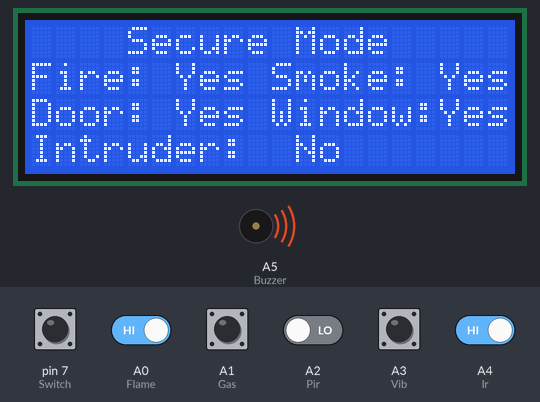
A sketch run on a simulated Arduino Uno, built with avr-gcc and run on an emulated ATmega328P. Parts: 20×4 character LCD, buzzer (waves = sounding, pin HIGH). The inputs (shaded band) are chosen by the test bench; at power-on: A0 (Flame), A1 (Gas), A3 (Vib), A4 (Ir), pin 7 (Switch) HIGH, A2 (Pir) LOW.

Above: at 2.2 s.
2.3 s: pin 7 (Switch) pulled LOW for 0.15 s
At 2.38 s:
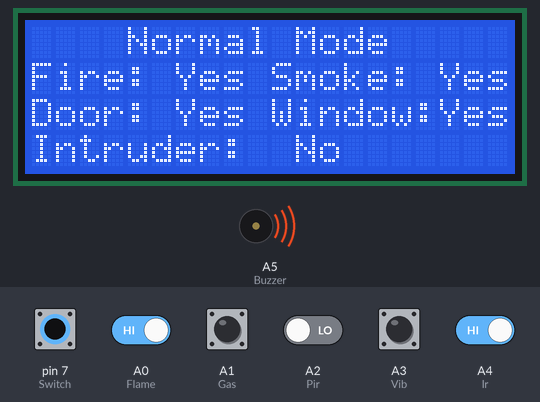
3.9 s: A0 (Flame) driven LOW
At 5.1 s:
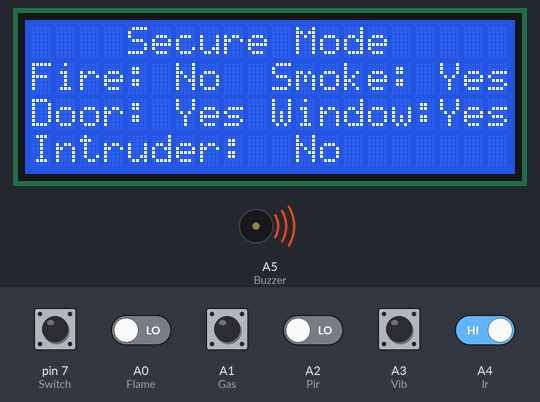
5.4 s: A1 (Gas) pulled LOW for 0.15 s
At 5.48 s:
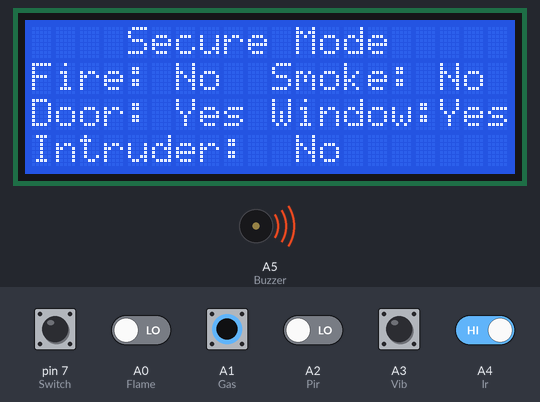
7.0 s: A2 (Pir) driven HIGH
At 7.6 s:
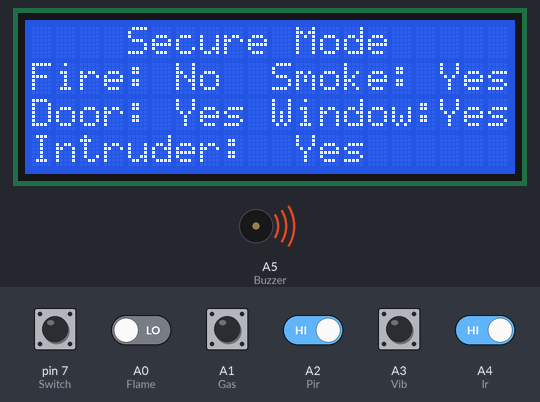
8.5 s: A3 (Vib) pulled LOW for 0.15 s
At 8.58 s:
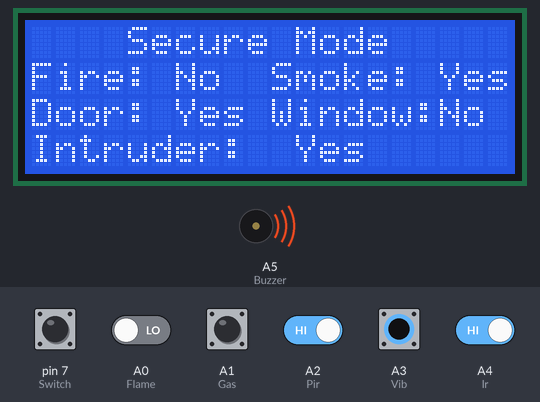
10.1 s: A4 (Ir) driven LOW
At 11.1 s:
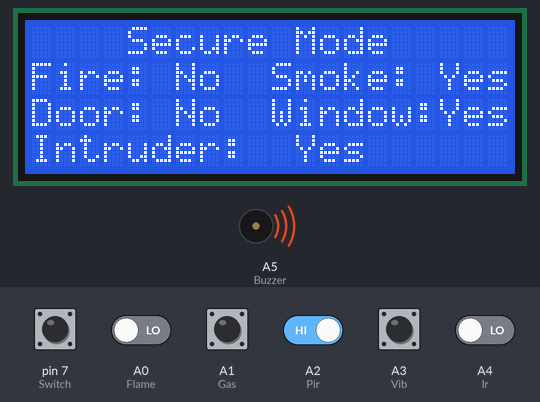
Timing chart, 0 to 12.6 s (numbered marks = the images above; inputs shaded):
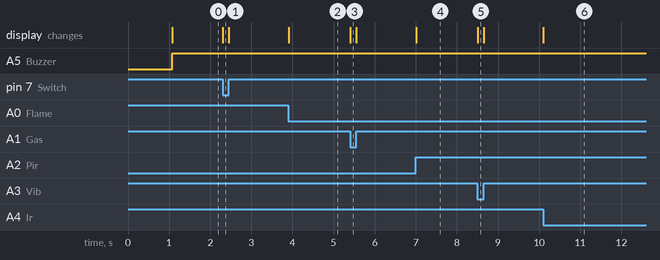

Measured:
- after the input at 2.3 s, the display: changes at once (image 1)
- after the input at 3.9 s, the display: changes at once (image 2)
- after the input at 5.4 s, the display: changes at once (image 3)
- after the input at 7.0 s, the display: changes at once (image 4)
- after the input at 8.5 s, the display: changes at once (image 5)
- after the input at 10.1 s, the display: changes at once (image 6)

The sketch:

ArduinoCode.ino
```cpp
#include <LiquidCrystal.h>

const int rs = 12, en = 11, d4 = 5, d5 = 4, d6 = 3, d7 = 2;
LiquidCrystal lcd(rs, en, d4, d5, d6, d7);

#define Flame A0
#define Gas A1
#define Pir A2
#define Vib A3
#define Ir A4
#define Buzzer A5
#define Switch 7
boolean Fire, Smoke, Intruder, Window, Door;
boolean Mode = false;

void setup() {
  pinMode(Flame,INPUT_PULLUP);
  pinMode(Gas,INPUT_PULLUP);
  pinMode(Pir,INPUT_PULLUP);
  pinMode(Vib,INPUT_PULLUP);
  pinMode(Ir,INPUT_PULLUP);
  pinMode(Switch,INPUT_PULLUP);
  pinMode(Buzzer,OUTPUT);

  lcd.begin(20,4);
  pinMode(Buzzer, OUTPUT);
  lcd.setCursor(0,1);
  lcd.print("HOME SECURITY SYSTEM");
  lcd.setCursor(0,2);
  lcd.print("BY PRASHANT & PREETI");
  delay(1000);
  lcd.clear();
  SensorDisplay();
}

void loop()
{
  Fire = digitalRead(Flame);
  Smoke = digitalRead(Gas);
  Intruder = digitalRead(Pir);
  Window = digitalRead(Vib);
  Door = digitalRead(Ir);
  Mode = digitalRead(Switch);
  SensorValues();

  if(Mode==false)         // Normal mode
  {
    lcd.setCursor(4,0);
    lcd.print("Normal Mode");
    if((Fire == HIGH) || (Smoke == HIGH)){
      digitalWrite(Buzzer, HIGH);
    }else{
      digitalWrite(Buzzer, LOW);
    }
  }
  else                  // Secure Mode
  {
    lcd.setCursor(4,0);
    lcd.print("Secure Mode");
    if((Fire == HIGH) || (Smoke == HIGH) || (Intruder == HIGH) || (Window == HIGH) || (Door == HIGH)){
      digitalWrite(Buzzer, HIGH);
    }else{
      digitalWrite(Buzzer, LOW);
    }
  }
}
```

SensorDisplay.ino
```cpp
void SensorDisplay()
{
    lcd.setCursor(0,1);
    lcd.print("Fire:");
    lcd.setCursor(10,1);
    lcd.print("Smoke:");
    lcd.setCursor(0,2);
    lcd.print("Door:");
    lcd.setCursor(10,2);
    lcd.print("Window:");
    lcd.setCursor(0,3);
    lcd.print("Intruder:");
}
```

SensorValues.ino
```cpp
void SensorValues()
{
  if(Fire == true){ lcd.setCursor(6,1); lcd.print("Yes");}
  else{ lcd.setCursor(6,1); lcd.print("No ");}

  if(Smoke == true){lcd.setCursor(17,1); lcd.print("Yes");}
  else{lcd.setCursor(17,1); lcd.print("No ");}

  if(Intruder == true){lcd.setCursor(11,3); lcd.print("Yes");}
  else{lcd.setCursor(11,3); lcd.print("No ");}

  if(Window == true){lcd.setCursor(17,2); lcd.print("Yes");}
  else{lcd.setCursor(17,2); lcd.print("No ");}

  if(Door == true){lcd.setCursor(6,2); lcd.print("Yes");}
  else{lcd.setCursor(6,2); lcd.print("No ");}
}
```
